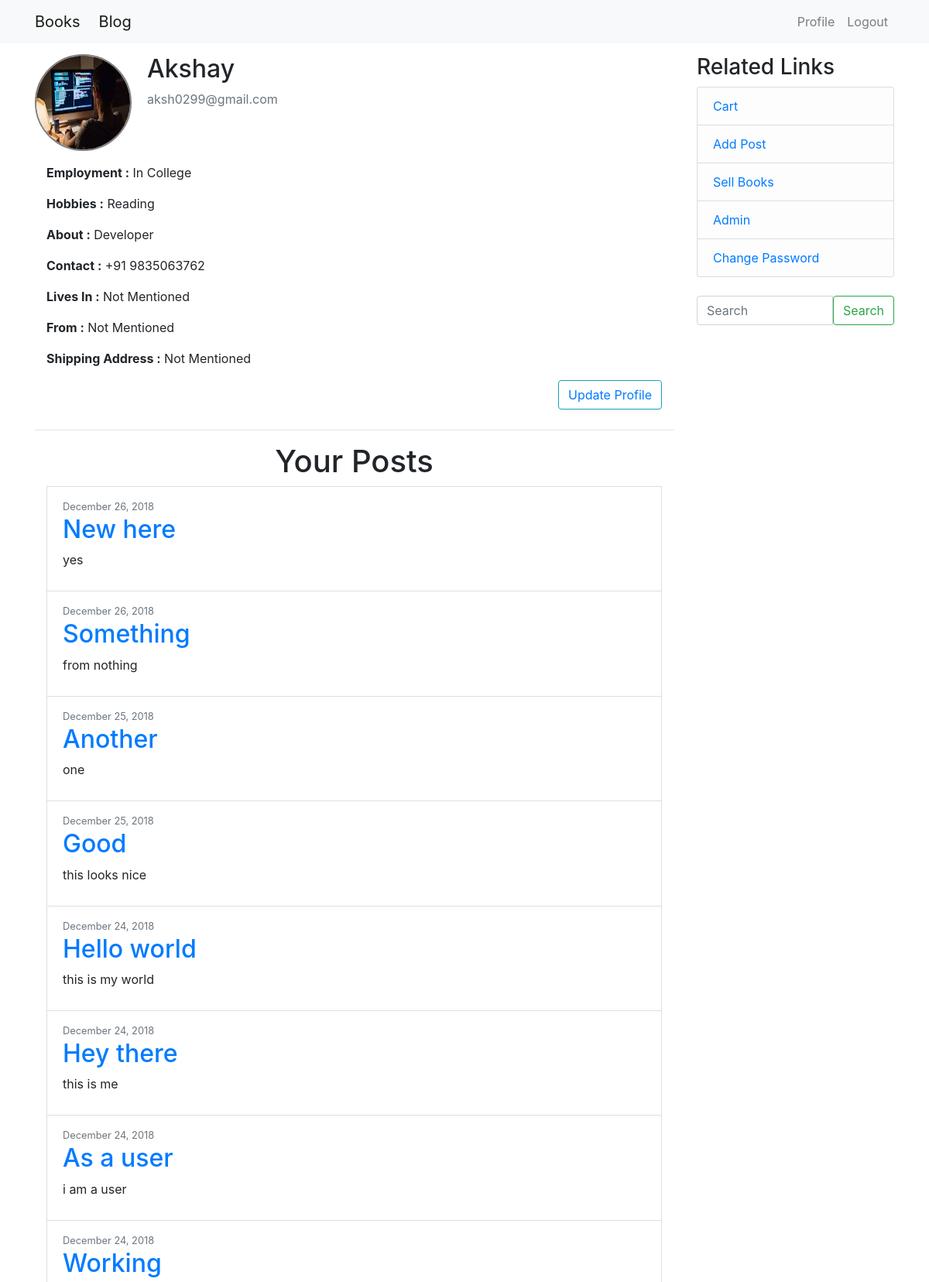
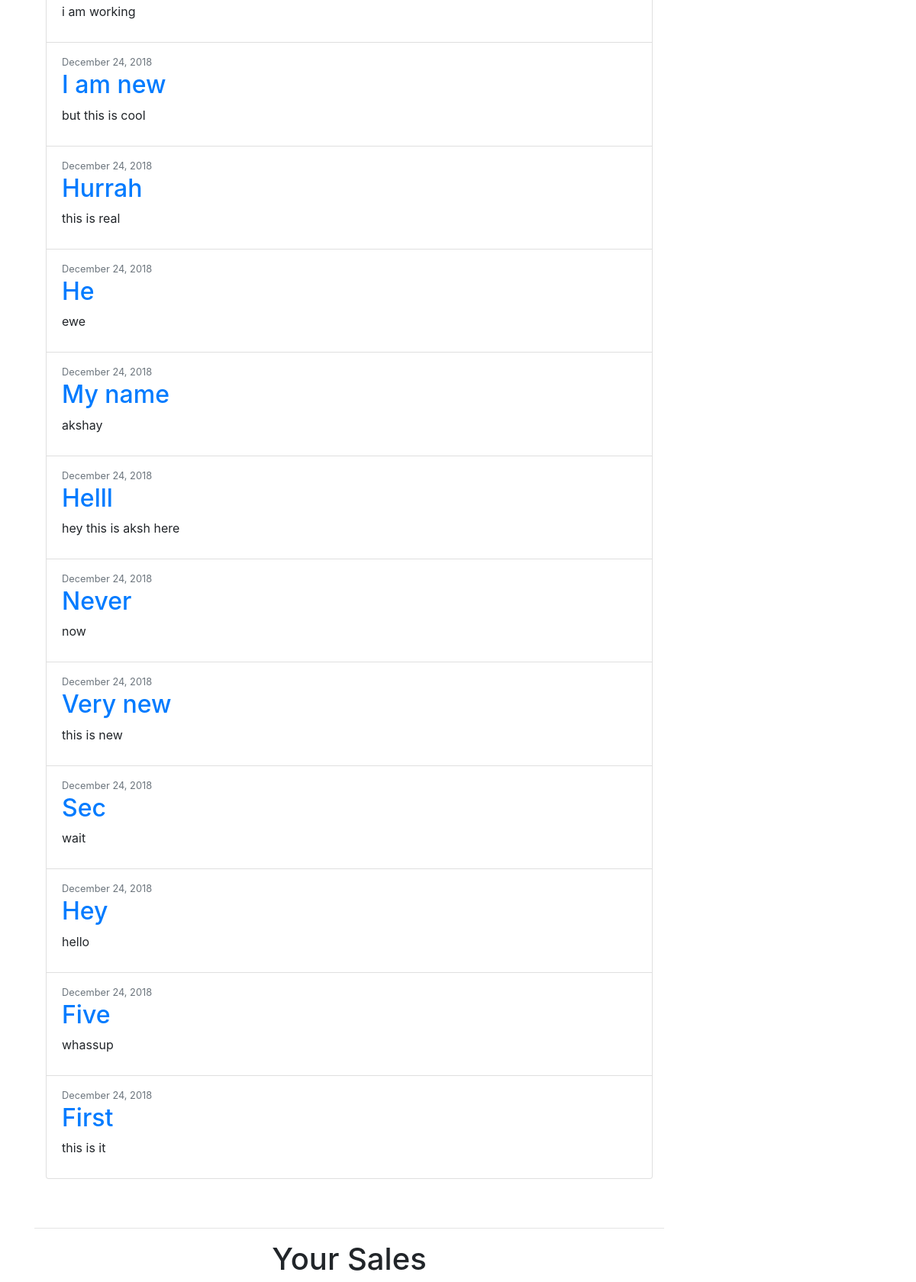
/profile/ (signed in, upper part), run on the app's committed database (2 pictures, top to bottom).
### users/models.py (models this page shows, shortened)
class Profile(models.Model):
	user = models.OneToOneField(User, on_delete=models.CASCADE)
	image = models.ImageField(default='default.jpeg', upload_to='profile_pics')
	about = models.TextField(blank=True, null=True, default="Not Mentioned")
	phone_regex = RegexValidator(regex=r'^\d{10}$', message="Phone number must be 10 digits only")
	employment = models.CharField(max_length=100, blank=True, default="Not Mentioned")
	hobbies = models.TextField(blank=True, null=True, default="Not Mentioned")
	phone_number = models.CharField(validators=[phone_regex], max_length=10, blank=True, default="Not Mentioned")
	lives_in = models.CharField(max_length=100, blank=True, default="Not Mentioned")
	from_place = models.CharField(max_length=100, blank=True, default="Not Mentioned")
	shipping_address = models.TextField(blank=True, null=True, default="Not Mentioned")

### blog/models.py (models this page shows, shortened)
class Post(models.Model):
	title = models.CharField(max_length=50)
	text = models.TextField()
	slug = models.SlugField(unique=True)
	date_posted = models.DateTimeField(auto_now_add=True)
	author = models.ForeignKey(User, on_delete=models.CASCADE)

### users/views.py (the view)
# urls.py: path('profile/', profile, name='profile'),
@login_required()
def profile(request):
	posts = Post.objects.filter(author=request.user).order_by('-date_posted')
	your_sells = Product.objects.filter(seller=request.user)
	context = {
		'posts' : posts,
		'y_sells' : your_sells,
	}
	return render(request, 'users/profile.html', context)

### users/templates/users/profile.html (shortened to what this page needs)
{% extends "blog/base.html" %}
{% load crispy_forms_tags %}
{% block content %}
    <div class="content-section">
      <div class="media">
        <img class="rounded-circle account-img" src="{{ user.profile.image.url }}">
        <div class="media-body">
          <h2 class="account-heading">{{ user.username|title }}</h2>
          <p class="text-secondary">{{ user.email }}</p>
        </div>
      </div>
      <div class="container">
        <p><strong>Employment :</strong> {{ user.profile.employment }}</p>
        <p><strong>Hobbies :</strong> {{ user.profile.hobbies }}</p>
        <p><strong>About :</strong> {{ user.profile.about }}</p>
        <p><strong>Contact :</strong>
          {% if user.profile.phone_number != "No Contact Number Mentioned" %}
            +91 {{ user.profile.phone_number }}
          {% else %}
            {{ user.profile.phone_number }}
          {% endif %}
		</p>
        <p><strong>Lives In :</strong> {{ user.profile.lives_in|capfirst }}</p>
        <p><strong>From :</strong> {{ user.profile.from_place|capfirst }}</p>
        <p><strong>Shipping Address :</strong> {{ user.profile.shipping_address|capfirst }}</p>
        <a href="{% url 'edit_profile' %}" class="btn btn-link btn-outline-info float-right">Update Profile</a>
    </div>
	</div>
	<br>
	<br>
	<hr>
	<div class="container">
		<h1 class="text-center">Your Posts</h1>
		{% if posts %}
			{% for post in posts %}
				<li class="list-group-item">
					<article class="media content-section">
						<div class="media-body">
							<div class="article-metadata">
								<small class="text-muted">{{ post.date_posted|date:"F d, Y" }}</small>
							</div>
							<h2><a class="article-title" href="{% url 'view-post' post.slug %}">{{ post.title|capfirst }}</a></h2>
							<p class="article-content">{{ post.text }}</p>
						</div>
					</article>
				</li>
			{% endfor %}
		{% else %}
			<h3>You have no posts yet</h3>
		{% endif %}
	</div>
	<br>
	<br>
	<hr>
	<div class="container">
		<h1 class="text-center">Your Sales</h1>
	</div>
{% endblock content %}

### blog/static/blog/main.css (style rules this page uses)
body { padding-top:70px; }
.account-img { height: 125px; width: 125px; margin-right: 20px; margin-bottom: 16px; border: 2px solid gray; border-radius: 50%; }

### data on the page
Post: date_posted "December 26, 2018", title "New here", text "yes"
Post: date_posted "December 26, 2018", title "Something", text "from nothing"
Post: date_posted "December 25, 2018", title "Another", text "one"
Post: date_posted "December 25, 2018", title "Good", text "this looks nice"
Post: date_posted "December 24, 2018", title "Hello world", text "this is my world"
Post: date_posted "December 24, 2018", title "Hey there", text "this is me"
Post: date_posted "December 24, 2018", title "As a user", text "i am a user"
Post: date_posted "December 24, 2018", title "Working", text "i am working"
Post: date_posted "December 24, 2018", title "I am new", text "but this is cool"
Post: date_posted "December 24, 2018", title "Hurrah", text "this is real"
Post: date_posted "December 24, 2018", title "He", text "ewe"
Post: date_posted "December 24, 2018", title "My name", text "akshay"
Post: date_posted "December 24, 2018", title "Helll", text "hey this is aksh here"
Post: date_posted "December 24, 2018", title "Never", text "now"
Post: date_posted "December 24, 2018", title "Very new", text "this is new"
Post: date_posted "December 24, 2018", title "Sec", text "wait"
Post: date_posted "December 24, 2018", title "Hey", text "hello"
Post: date_posted "December 24, 2018", title "Five", text "whassup"
Post: date_posted "December 24, 2018", title "First", text "this is it"

### other printed values
{{ user.username|title }} "Akshay"
{{ user.email }} "aksh0299@gmail.com"
{{ user.profile.employment }} "In College"
{{ user.profile.hobbies }} "Reading"
{{ user.profile.about }} "Developer"
{{ user.profile.phone_number }} "9835063762"
{{ user.profile.lives_in|capfirst }} "Not Mentioned"
{{ user.profile.from_place|capfirst }} "Not Mentioned"
{{ user.profile.shipping_address|capfirst }} "Not Mentioned"
